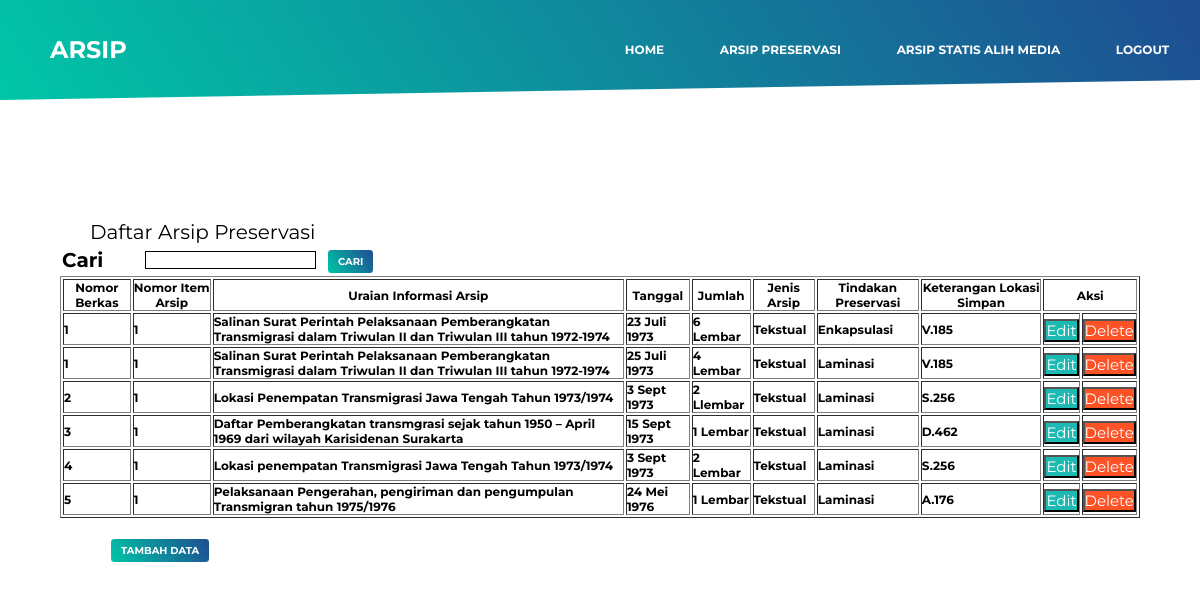
Page /tampil_data.php on the committed database.
### tables this page shows
CREATE TABLE `arsip_preservasi` (
  `id` int(5) NOT NULL,
  `nomor_berkas` int(5) NOT NULL,
  `no_item` int(5) NOT NULL,
  `uraian_arsip` text NOT NULL,
  `tanggal` varchar(255) NOT NULL,
  `jumlah` varchar(55) NOT NULL,
  `jenis_arsip` varchar(55) NOT NULL,
  `tindakan_preservasi` varchar(55) NOT NULL,
  `lokasi_simpan` varchar(55) NOT NULL
);

### tampil_data.php (the view, shortened to what this page needs)
<?php
	include "koneksi.php";
?>
<!DOCTYPE html>
<html>
<head>
	<link rel="stylesheet" type="text/css" href="css/style.css">
</head>
<body>
  <header class="site-headers">
    <nav>
      <div class="logo">
        <h1>ARSIP</h1>
      </div>
      <div class="menu_a">
        <ul>
           <li><a href="dashboard.php">Home</a></li>
          <li><a href="tampil_data.php">Arsip Preservasi</a></li>
          <li><a href="arsip_statis/tampil_data.php">Arsip Statis Alih Media</a></li>
          <li><a href="logout.php?logout-submit=logout">Logout</a></li>
        </ul>
      </div>
    </nav>
</header>
        <div id="batas">
 			<span id="text_a">Daftar Arsip Preservasi</span>
            	<?php
            		if (isset($_POST['search'])) {
							$searchKey = $_POST['search'];
							$sql = "SELECT * FROM arsip_preservasi where jenis_arsip like '%$searchKey%' or uraian_arsip like '%$searchKey%' or no_item like '$searchKey'";
						}else{
							$sql = "SELECT * FROM arsip_preservasi";
						}
						$eksekusi = mysqli_query($koneksi,$sql);
            	?>
				<form action="" method="POST">
		            	<table width="50%">
			                    <td id="text_a">Cari</td>
			                    <td>
			                    	<input type="text" name="search" id="textbox">
			                    	<input type="submit" value="Cari" id="button_search">
			                    </td>
			            </table>
				</form>
	<div id="font">
		<table width="100%" border="1" collpadding = "10" collspacing ="0">
		<tr>
			<th>Nomor Berkas</th>
			<th>Nomor Item Arsip</th>
			<th>Uraian Informasi Arsip</th>
			<th>Tanggal</th>
			<th>Jumlah</th>
			<th>Jenis Arsip</th>
			<th>Tindakan Preservasi</th>
			<th>Keterangan Lokasi Simpan</th>
			<th colspan="2">Aksi</th>
		</tr>
		<tbody>
		<?php
			while ($tampilkan = mysqli_fetch_assoc($eksekusi)) {
		?>
				<tr>
					<td id="font"><?php echo $tampilkan['nomor_berkas']; ?></td>
					<td id="font"><?php echo $tampilkan['no_item'];?></td>
					<td id="font"><?php echo $tampilkan['uraian_arsip']; ?></td>
					<td id="font"><?php echo $tampilkan['tanggal']; ?></td>
					<td id="font"><?php echo $tampilkan['jumlah']; ?></td>
					<td id="font"><?php echo $tampilkan['jenis_arsip']; ?></td>
					<td id="font"><?php echo $tampilkan['tindakan_preservasi']; ?></td>
					<td id="font"><?php echo $tampilkan['lokasi_simpan']; ?></td>
					<td><button id="btn_edit" onclick="location.href='edit_arsip.php?id=<?php echo $tampilkan['id']; ?>'">Edit</button></td>
					<td><button id="btn_delete" onclick="location.href='delete_arsip.php?id=<?php echo $tampilkan ['id']; ?>'">Delete</button></td>
				</tr>
		<?php
				}
		?>
		</tbody>
	</table>
</div>
	<a href="tambah_arsip.php"><input type="button" value="Tambah Data" id="button_a"></a>
</div>
</body>
</html>

### css/style.css (style rules this page uses)
* { margin: 0; padding: 0; box-sizing: border-box; font-family: 'Montserrat', sans-serif; }
.site-headers { width: 100% height:100vh; background: linear-gradient(57deg, #00c6a7, #1e4d92); clip-path: polygon(0% 0%, 100% 0%, 100% 80%, 0% 100%); }
nav { width: 100%; height: 100px; color: #fff; display: flex; }
.logo { width: 50%; height: 100px; }
.logo h1 { line-height: 100px; padding-left: 50px; }
td { font-size: 20px; color: black; font-weight: bold; align-content: center; }
#button_search { font-size: 10px; font-weight: bold; color: white; text-transform: uppercase; background: linear-gradient(57deg, #00c6a7, #1e4d92); border-radius: 4px; padding: 5px 10px; text-transform: uppercase; border: 1px solid; margin-left: 5px; }
.menu_a { width: 50%; height: 100px; }
.menu_a ul { width: 100%; height: 100px; display: flex; flex-direction: row; justify-content: space-around; align-items: center; }
.menu_a ul li { display: block; list-style: none; font-size: 12px; font-weight: bold; text-transform: uppercase; }
.menu_a ul li a { font-weight: bold; text-decoration: none; line-height: 2.8em; padding-right:.5em; color: white; }
#text_a { margin: 30px; color: black; font-size: 20px; }
#font { font-size: 12px; color: black; }
#button_a { font-size: 10px; font-weight: bold; color: white; text-transform: uppercase; background: linear-gradient(57deg, #00c6a7, #1e4d92); border-radius: 4px; padding: 5px 10px; text-transform: uppercase; border: 1px solid; margin-top: 20px; margin-left : 50px; }
#batas { margin: 20px; height: 300px; color: white; margin-top: 80px; padding: 40px; }
#textbox { border: 1px solid; }
#btn_edit { font-size: 15px; background: #1dbab4; color: white; }
#btn_delete { font-size: 15px; background: #fc5226; color: white; }

### rows in the picture
arsip_preservasi: nomor_berkas "1", no_item "1", uraian_arsip "Salinan Surat Perintah Pelaksanaan Pemberangkatan Transmigrasi dalam Triwulan II dan Triwulan III tahun 1972-1974", tanggal "23 Juli 1973", jumlah "6 Lembar", jenis_arsip "Tekstual", tindakan_preservasi "Enkapsulasi", lokasi_simpan "V.185"
arsip_preservasi: nomor_berkas "1", no_item "1", uraian_arsip "Salinan Surat Perintah Pelaksanaan Pemberangkatan Transmigrasi dalam Triwulan II dan Triwulan III tahun 1972-1974", tanggal "25 Juli 1973", jumlah "4 Lembar", jenis_arsip "Tekstual", tindakan_preservasi "Laminasi", lokasi_simpan "V.185"
arsip_preservasi: nomor_berkas "2", no_item "1", uraian_arsip "Lokasi Penempatan Transmigrasi Jawa Tengah Tahun 1973/1974", tanggal "3 Sept 1973", jumlah "2 Llembar", jenis_arsip "Tekstual", tindakan_preservasi "Laminasi", lokasi_simpan "S.256"
arsip_preservasi: nomor_berkas "3", no_item "1", uraian_arsip "Daftar Pemberangkatan transmgrasi sejak tahun 1950 – April 1969 dari wilayah Karisidenan Surakarta", tanggal "15 Sept 1973", jumlah "1 Lembar", jenis_arsip "Tekstual", tindakan_preservasi "Laminasi", lokasi_simpan "D.462"
arsip_preservasi: nomor_berkas "4", no_item "1", uraian_arsip "Lokasi penempatan Transmigrasi Jawa Tengah Tahun 1973/1974", tanggal "3 Sept 1973", jumlah "2 Lembar", jenis_arsip "Tekstual", tindakan_preservasi "Laminasi", lokasi_simpan "S.256"
arsip_preservasi: nomor_berkas "5", no_item "1", uraian_arsip "Pelaksanaan Pengerahan, pengiriman dan pengumpulan Transmigran tahun 1975/1976", tanggal "24 Mei 1976", jumlah "1 Lembar", jenis_arsip "Tekstual", tindakan_preservasi "Laminasi", lokasi_simpan "A.176"
